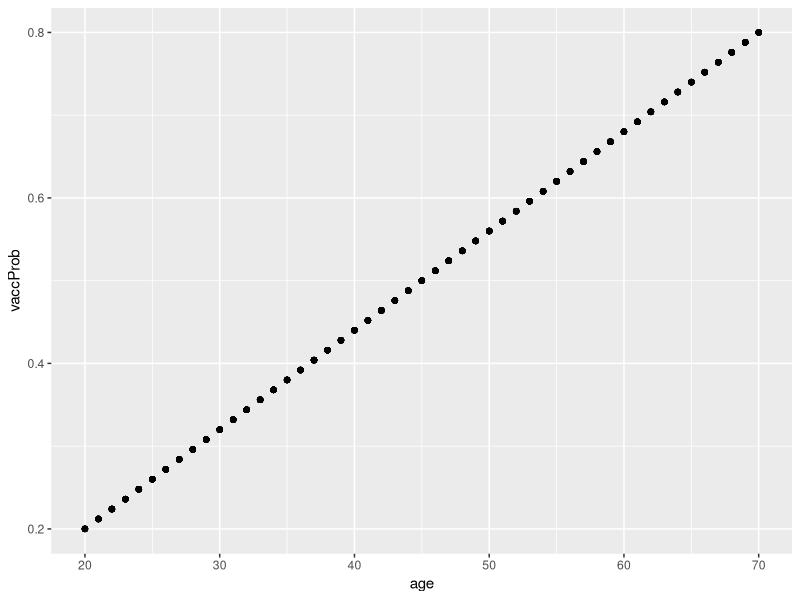

Recreate this plot in R.
## MMED Sampling design participatory coding 2021
## (C) ICI3D; some rights reserved

## Do existing COVID vaccines protect against the lambda variant?
## WHAT is our outcome variable? Severe disease.
## There are many other possibilities.
#### Deaths 

## How can we approach this question?
## What kind of study should we do?

## Post-vaccination surveillance
## Observational study: who was vaccinated what's the outcome?
## Randomized controlled trial: 
#### Advantage: balances all possible confounders (?)
#### Disadvantage: unethical

## Single-arm trial: simply give the vaccine and observe
#### Disadvantage: No direct comparison
#### Advantage: Allows you to vaccinate more people avoid ethical problems
## No-control trial: compare different vaccines

## Observational study
#### Vaccination status
#### Severe illness
#### Age 
#### co-morbidity
#### occupation

## We are going to assume transmission is exogenous (comes from outside)
## for the purpose of this exercise

library(tidyverse)

N <- 1000
vaccProp <- 0.6
minAge <- 20
maxAge <- 70
baseVacc <- 0.2 ## Should be positive
maxVacc <- 0.8
baseProg <- 0.1 ## Should be positive
maxProg <- 0.4
challengeProb <- 0.6
VE <- 0.5

pop <- tibble(NULL
	, id = as.character(1:N)
	, age = round(runif(N, minAge, maxAge))
	, vaccProb = baseVacc + (maxVacc-baseVacc)*(age-minAge)/(maxAge-minAge)
	, challengeProb = challengeProb
	, progProb = baseProg + (maxProg-baseProg)*(age-minAge)/(maxAge-minAge) 
	, vaccStatus = rbinom(N, 1, vaccProb)
)

pop <- (pop
	%>% mutate(NULL
		, disProb = challengeProb*progProb
		, disProb = ifelse(vaccStatus==1, (1-VE)*disProb, disProb)
		, disease = rbinom(N, 1, disProb)
	)
)

dat <- (pop
	%>% select(id, age, vaccStatus, disease)
)

## Do a logistic regression
## pull out the estimate, confidence intervals and (maybe) the P value
## we can also use CIs to evaluate "significance"
## wrap all of this in a function
## Test assumptions, analysis plans, etc.
mod <- glm(disease ~ age + vaccStatus, family="binomial", data=dat)
summary(mod)
confint(mod)

print(pop, n=Inf)

print(ggplot(pop)
	+ aes(x=age, y=vaccProb)
	+ geom_point()
)
